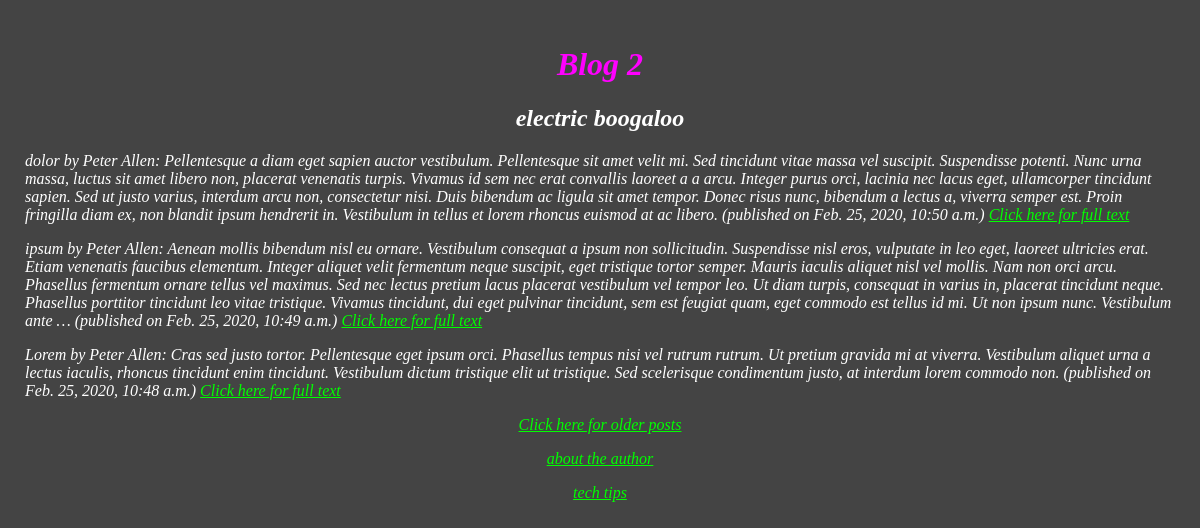
/blog/, run on an earlier commit of the app's database.
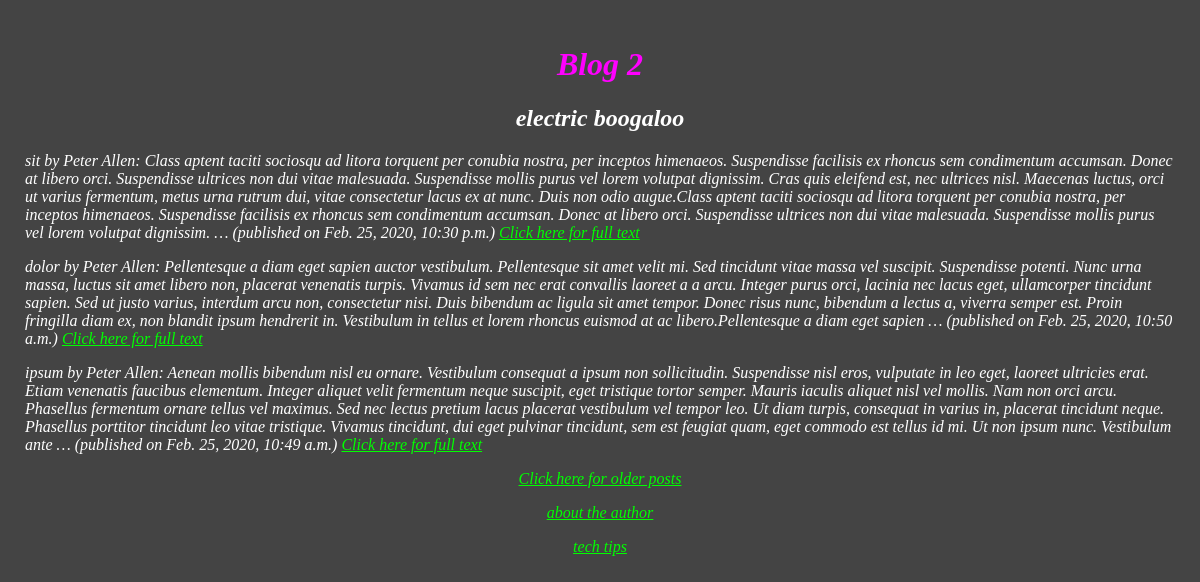
And on a later commit of the database.
### blog/models.py (models this page shows, shortened)
class Blog(models.Model):
	title = models.CharField(max_length=16)
	author = models.CharField(max_length=16)
	content  = models.TextField()
	posted = models.DateTimeField()

### blog/views.py (the view)
# urls.py: path('', views.index, name='index'),
def index(request):
	posts = Blog.objects.order_by('-posted')
	return render(request, 'blog/index.html',{'posts': posts [:3]})

### blog/templates/blog/index.html (shortened to what this page needs)
<!DOCTYPE html>
<html lang="en">
    <head>
	{% load static %}
        <link rel="stylesheet" href="{% static 'blog/style.css' %}" type="text/css"/>
    </head>
    <body>
   	 	<h1 id ="test"> Blog 2 </h1>
   	 	<h2> electric boogaloo </h2>
	{% if posts %}
	    {% for post in posts %}
	        <p> {{ post.title}} by {{ post.author }}: {{ post.content|truncatewords:100 }} (published on {{post.posted}}) <a href = "{{post.id}}/">Click here for full text</a></p>
	    {% endfor %}
	{% else %}
	    <p>No posts are available.</p>
	{% endif %}
	{% if posts|length > 3 %}
		<a href="/blog">Back to the main page</a>
	{% else %}
		<a href="/blog/archive">Click here for older posts</a>
	{% endif %}
	<a href="about" > about the author </a>
	<a href="techtips" > tech tips </a>
    </body>
</html>

What changed in the data, as far as the page shows it:
no longer on this page (row edited): Blog: title "Lorem", author "Peter Allen", content "Cras sed justo tortor. Pellentesque eget ipsum orci. Phasellus tempus nisi vel rutrum rutrum. Ut pretium gravida mi at viverra. Vestibulum aliquet urna a lectus iaculis, rhoncus tincidunt enim tincidunt. Vestibulum dictum tristique elit ut tristique. Sed scelerisque condimentum justo, at interdum lorem commodo non.", posted "Feb. 25, 2020, 10:48 a.m."
added Blog: title "sit", author "Peter Allen", content "Class aptent taciti sociosqu ad litora torquent per conubia nostra, per inceptos himenaeos. Suspendisse facilisis ex rhoncus sem condimentum accumsan. Donec at libero orci. Suspendisse ultrices non dui vitae malesuada. Suspendisse mollis purus vel lorem volutpat dignissim. Cras quis eleifend est, nec ultrices nisl. Maecenas luctus, orci ut varius fermentum, metus urna rutrum dui, vitae consectetur lacus ex at nunc. Duis non odio augue.Class aptent taciti sociosqu ad litora torquent per conubia nostra, per inceptos himenaeos. Suspendisse facilisis ex rhoncus sem condimentum accumsan. Donec at libero orci. Suspendisse ultrices non dui vitae malesuada. Suspendisse mollis purus vel lorem…", posted "Feb. 25, 2020, 10:30 p.m."
changed Blog "dolor": content "…rhoncus euismod at ac libero." → "…rhoncus euismod at ac libero.Pellentesque a diam eget sapien …"
